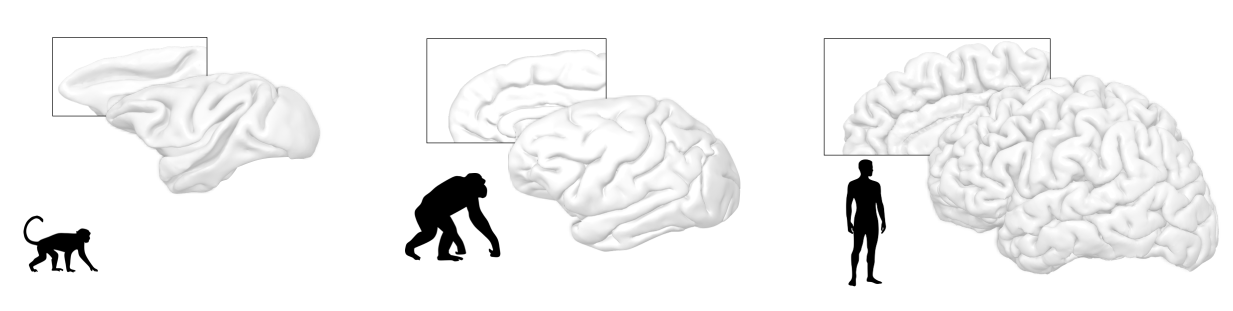
#> input picture tools/fat/source-clean.png, 2466 x 622 px (shown at 1/2 size)
$ python fat.py source-clean.png source-clean.png
#> lines starting #> are read from the running program, lines starting #| are printed output that depends on the picture; after the words box and inside, x2 and y2 are one past the last pixel; in counts of white or black regions, pixels touching at a corner belong together
"""FAT figure (macaque, chimpanzee, human) -> three animated plates.

For each species: a pale plate of the brain surface (labels, boxes and
silhouettes removed) and streamlines traced from the rendered FAT fibres,
orange for the prefrontal FAT and green for the precentral FAT. Streamline
directions come from the original rendering; strokes stop before bending
more than a few degrees per step, so no pathway is invented."""
import sys, os
import numpy as np
from PIL import Image
from scipy import ndimage as ndi
from skimage import morphology

SRC, OUTDIR = sys.argv[1], sys.argv[2]
DEBUG = len(sys.argv) > 3
os.makedirs(OUTDIR, exist_ok=True)
X0, Y0 = 100, 598
im = Image.open(SRC).convert("RGB").crop((X0, Y0, 2856, 1182))
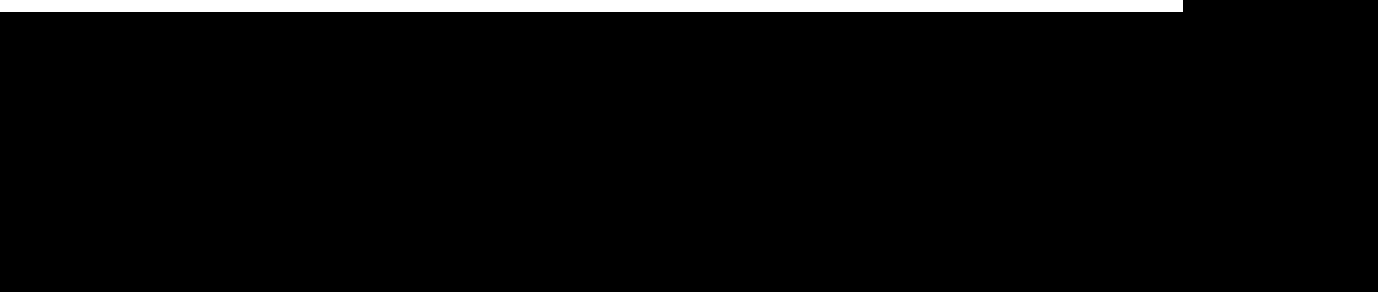
#> im: PIL image 2756x584 RGB (shown at 1/2 size); 3.5% white; 1 white region, box (x1, y1, x2, y2) and area: (0, 0, 2366, 24) 56784
a = np.asarray(im).astype(np.float32) / 255.0
H, W = a.shape[:2]
#> H = 584; W = 2756
R, G, B = a[..., 0], a[..., 1], a[..., 2]
lum = 0.3 * R + 0.59 * G + 0.11 * B
mx, mn = a.max(-1), a.min(-1)
sat = (mx - mn) / (mx + 1e-6)
#> sat: shape (584, 2756) float32; every value is 0
hue = np.degrees(np.arctan2(np.sqrt(3) * (G - B), 2 * R - G - B)) % 360
col = (sat > 0.22) & (mx > 0.12)
#> col: shape (584, 2756) bool; every value is 0
dark = (lum < 0.45) & ~col

# brain surfaces: large light-grey regions (labels, box lines, silhouettes excluded)
base = (lum < 0.975) & ~dark
base = morphology.opening(base, morphology.disk(2))
lab, n = ndi.label(base)
#> n = 0
sz = np.bincount(lab.ravel()); sz[0] = 0
#> after `sz = np.bincount(lab.ravel())`: sz = [1609504]
brain = np.isin(lab, np.where(sz > 20000)[0])
brain = ndi.binary_fill_holes(morphology.closing(brain, morphology.disk(3)))

# fibre masks: coloured pixels on the brain (the coloured labels lie on white and are dropped)
near = ndi.binary_dilation(brain, iterations=2)
def colour_mask(m):
    lab, n = ndi.label(m)
#> n = 0
    keep = [i for i, sl in enumerate(ndi.find_objects(lab), 1)
            if (lab[sl] == i).sum() > 60 and (near[sl][lab[sl] == i]).mean() > 0.9]
#> keep = []
    out = np.isin(lab, keep)
    return morphology.closing(out, morphology.disk(1)) & brain
orange = colour_mask(col & (hue > 8) & (hue < 58))
green = colour_mask(col & (hue > 65) & (hue < 175))
fibre = orange | green

# plate: brain shading, with fibres and box lines filled in from the surrounding surface
valid = brain & ~fibre & ~dark & ~ndi.binary_dilation(col, iterations=1)
_, (iy, ix) = ndi.distance_transform_edt(~valid, return_indices=True)
#> iy: shape (584, 2756) int32; every value is -1
surf = lum[iy, ix]
surf = np.where(valid, lum, ndi.gaussian_filter(surf, 2))
alpha = np.clip((1.0 - surf) * 2.3, 0, 1) * ndi.gaussian_filter(brain.astype(np.float32), 1.0)

# direction field from the rendered fibres
gx, gy = ndi.sobel(lum, 1), ndi.sobel(lum, 0)
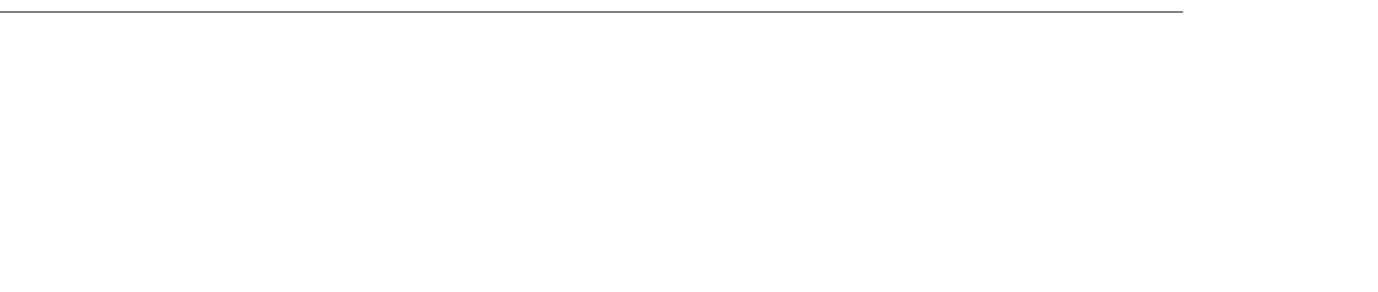
#> gy: shape (584, 2756) float32 (shown at 1/2 size); min -4, max 0, mean -0.0118; drawn with min black and max white
# ignore the contrast of the bundle outline: only the streaks inside a bundle give the direction
edge = ndi.binary_dilation(fibre, iterations=5) & ~ndi.binary_erosion(fibre, iterations=5)
for c in (orange, green):
    edge |= ndi.binary_dilation(c, iterations=4) & ~ndi.binary_erosion(c, iterations=4) & fibre
#> this loop made 2 passes
gx[edge] = 0; gy[edge] = 0
Jxx, Jyy, Jxy = (ndi.gaussian_filter(v, 3.5) for v in (gx * gx, gy * gy, gx * gy))
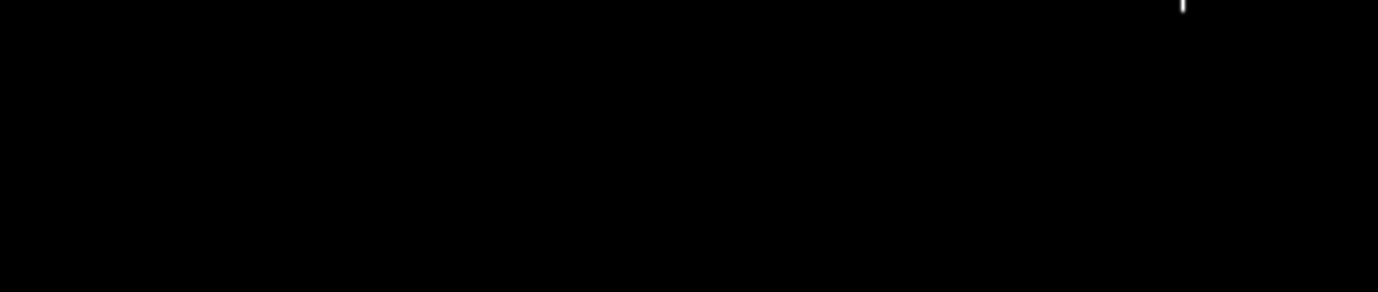
#> Jxx: shape (584, 2756) float32 (shown at 1/2 size); min 0, max 3.57, mean 0.00047; drawn with min black and max white
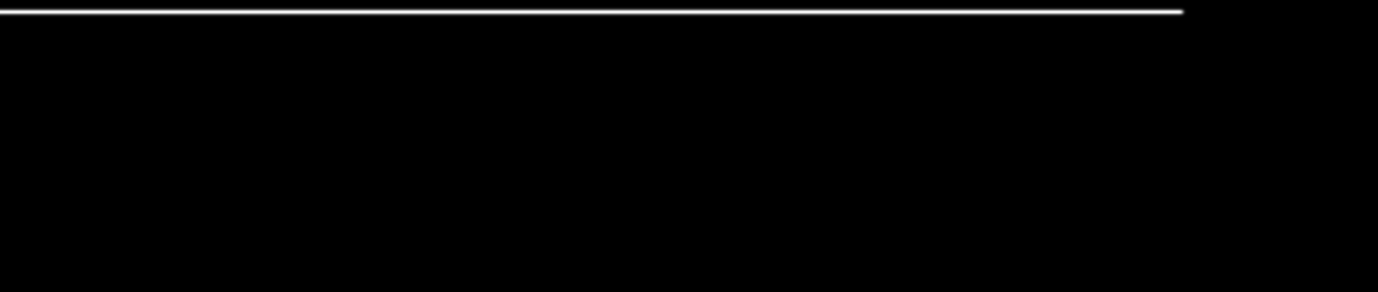
#> Jyy: shape (584, 2756) float32 (shown at 1/2 size); min 0, max 3.57, mean 0.047; drawn with min black and max white
th = 0.5 * np.arctan2(2 * Jxy, Jxx - Jyy) + np.pi / 2
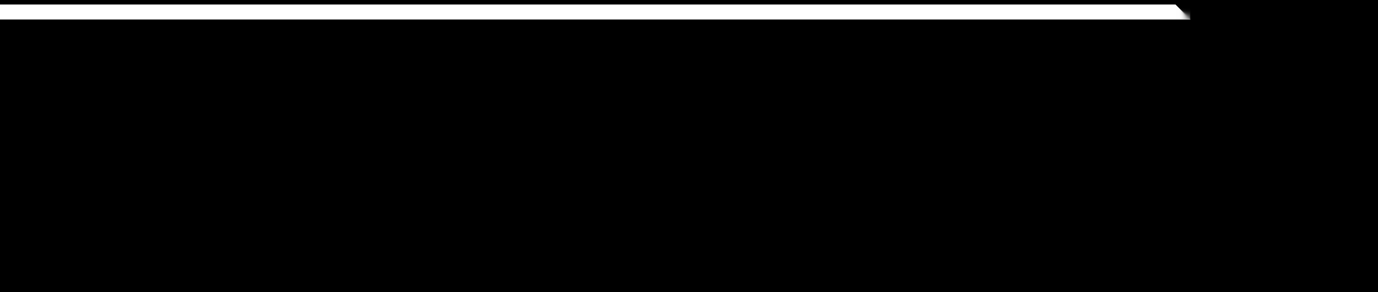
#> th: shape (584, 2756) float32 (shown at 1/2 size); min 1.57, max 3.14, mean 1.64; drawn with min black and max white
coh = np.sqrt((Jxx - Jyy) ** 2 + 4 * Jxy ** 2) / (Jxx + Jyy + 1e-6)
fm = (fibre & ~edge).astype(np.float32)
c2 = ndi.gaussian_filter(np.cos(2 * th) * coh * fm, 7) / (ndi.gaussian_filter(fm, 7) + 1e-6)
#> c2: shape (584, 2756) float32; every value is 0
s2 = ndi.gaussian_filter(np.sin(2 * th) * coh * fm, 7) / (ndi.gaussian_filter(fm, 7) + 1e-6)
#> s2: shape (584, 2756) float32; every value is 0
theta = 0.5 * np.arctan2(s2, c2)
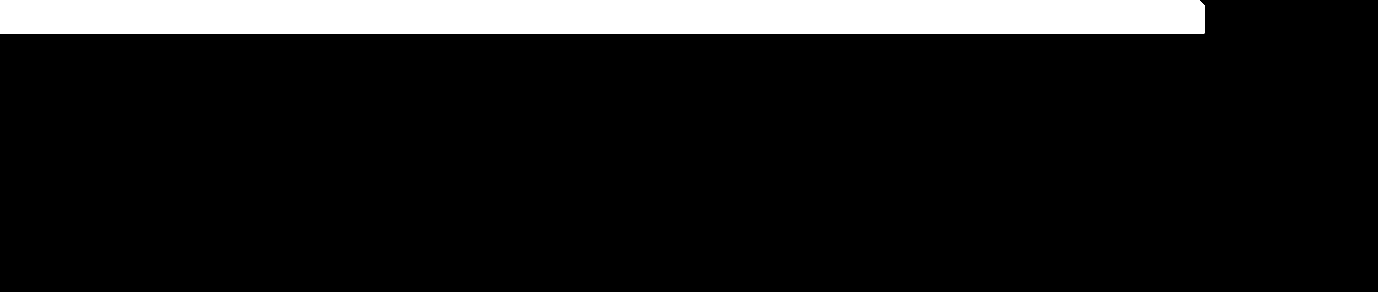
#> theta: shape (584, 2756) float32 (shown at 1/2 size); values -1.57 (black) and 0 (white), 10% white; 1 white region, box (x1, y1, x2, y2) and area: (0, 0, 2409, 67) 161348
conf = np.hypot(c2, s2)
CONF_MIN = 0.3 * np.median(conf[fibre])
#> CONF_MIN = nan
print('conf median', float(np.median(conf[fibre])))
#| conf median nan
vx, vy = np.cos(theta), np.sin(theta)
shade_img = ndi.gaussian_filter(lum, 0.7)   # keep the light/dark of each rendered tube

rng = np.random.default_rng(5)
STEP, MAX_STEPS = 1.2, 150
TURN, TOTAL = np.cos(np.radians(7)), np.cos(np.radians(45))

def trace(mask, x0, y0, sgn):
    x, y = float(x0), float(y0)
    px, py = sgn * vx[y0, x0], sgn * vy[y0, x0]; d0 = (px, py)
    pts = []
    weak = 0
    for _ in range(MAX_STEPS):
        ux, uy = vx[int(y), int(x)], vy[int(y), int(x)]
        if conf[int(y), int(x)] < CONF_MIN:      # direction unreadable: go straight on, briefly
            ux, uy = px, py; weak += 1
            if weak > 12: break
        else:
            weak = 0
        if ux * px + uy * py < 0: ux, uy = -ux, -uy
        if ux * px + uy * py < TURN or ux * d0[0] + uy * d0[1] < TOTAL: break
        x2, y2 = x + ux * STEP, y + uy * STEP
        if not (0 <= int(x2) < W and 0 <= int(y2) < H) or not mask[int(y2), int(x2)]: break
        x, y = x2, y2; pts.append((x, y)); px, py = ux, uy
    return pts

def streamlines(mask, cell):
    occ = np.zeros((H // cell + 1, W // cell + 1), np.uint8)
    cand = np.argwhere(mask); rng.shuffle(cand)
    out = []
    for (y0, x0) in cand:
        if occ[y0 // cell, x0 // cell] >= 2: continue
        L = trace(mask, x0, y0, -1)[::-1] + [(float(x0), float(y0))] + trace(mask, x0, y0, 1)
        if len(L) < 10: continue
        for (x, y) in L[::3]: occ[int(y) // cell, int(x) // cell] += 1
        p = np.array(L[::4])
        if p[0, 1] < p[-1, 1]: p = p[::-1]          # grow upwards, from the frontal operculum
        out.append((p, float(np.mean(shade_img[p[:, 1].astype(int), p[:, 0].astype(int)]))))
    return out

PAL = {"orange": ((120, 54, 18), (236, 170, 104)), "green": ((30, 78, 44), (140, 190, 130))}

# split into the three species by the brain components (left to right)
lab, n = ndi.label(ndi.binary_dilation(brain, iterations=25))
sz = np.bincount(lab.ravel()); sz[0] = 0
comps = sorted(np.argsort(sz)[::-1][:3], key=lambda i: ndi.center_of_mass(lab == i)[1])
#> comps = [0]
names = ["macaque", "chimpanzee", "human"]
SCALE = 0.6
meta = []
for k, (ci, name) in enumerate(zip(comps, names)):
    region = lab == ci
    ys, xs = np.nonzero(region & brain)
    pad = 6
#> (the run stopped early here; a loop or call above may not have finished)
